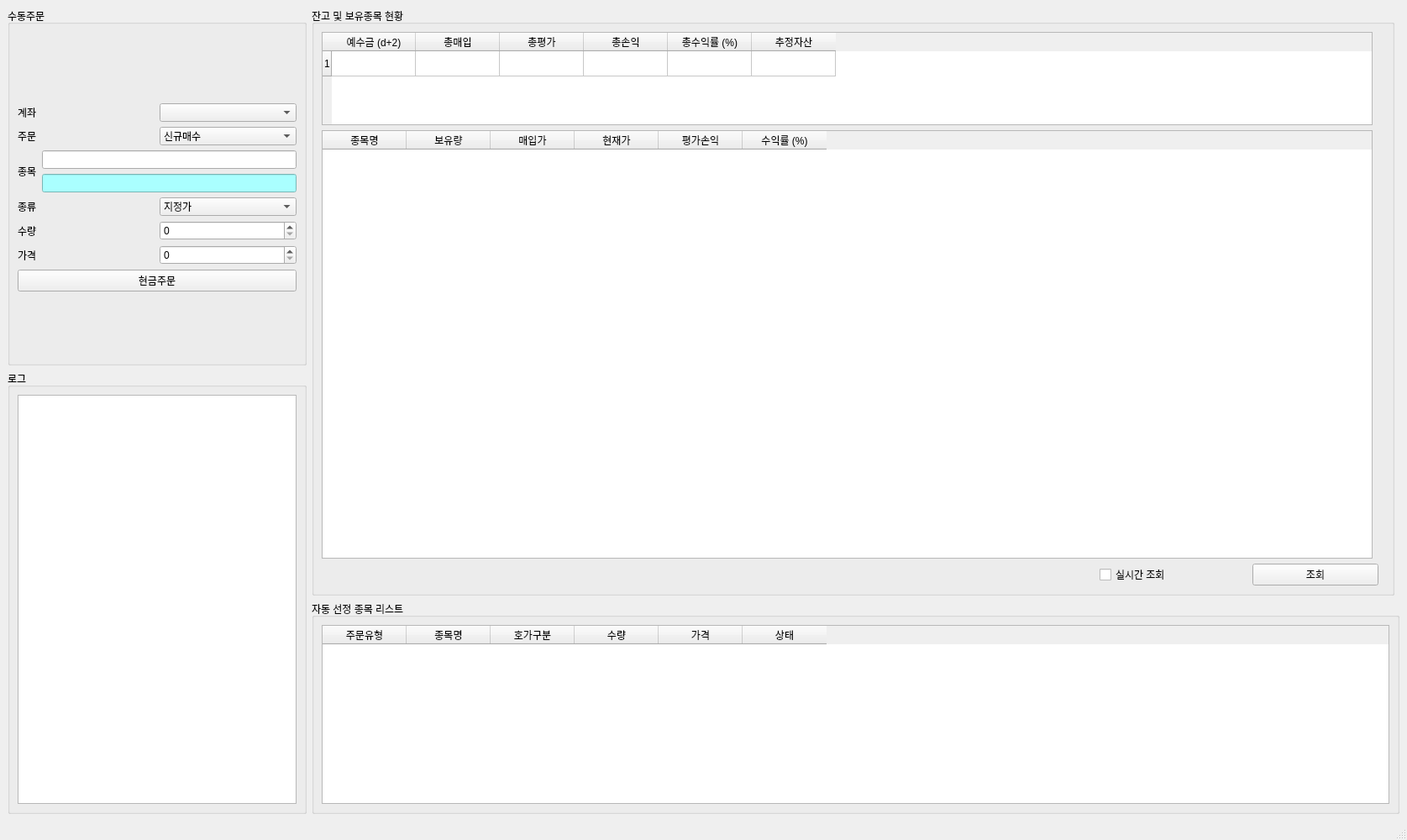
<?xml version="1.0" encoding="UTF-8"?>
<ui version="4.0">
 <class>MainWindow</class>
 <widget class="QMainWindow" name="MainWindow">
  <property name="geometry">
   <rect>
    <x>0</x>
    <y>0</y>
    <width>1675</width>
    <height>1000</height>
   </rect>
  </property>
  <property name="windowTitle">
   <string>PyTrader v0.4</string>
  </property>
  <property name="windowIcon">
   <iconset>
    <normaloff>pytrader.png</normaloff>pytrader.png</iconset>
  </property>
  <widget class="QWidget" name="centralwidget">
   <layout class="QHBoxLayout" name="horizontalLayout_10">
    <item>
     <layout class="QHBoxLayout" name="horizontalLayout_9">
      <item>
       <layout class="QVBoxLayout" name="verticalLayout_7">
        <item>
         <widget class="QGroupBox" name="groupBox">
          <property name="minimumSize">
           <size>
            <width>356</width>
            <height>426</height>
           </size>
          </property>
          <property name="maximumSize">
           <size>
            <width>356</width>
            <height>426</height>
           </size>
          </property>
          <property name="title">
           <string>수동주문</string>
          </property>
          <layout class="QVBoxLayout" name="verticalLayout_4" stretch="0">
           <property name="topMargin">
            <number>18</number>
           </property>
           <item>
            <layout class="QVBoxLayout" name="verticalLayout_2">
             <item>
              <layout class="QHBoxLayout" name="horizontalLayout">
               <item>
                <widget class="QLabel" name="label">
                 <property name="text">
                  <string>계좌</string>
                 </property>
                 <property name="buddy">
                  <cstring>accountComboBox</cstring>
                 </property>
                </widget>
               </item>
               <item>
                <widget class="QComboBox" name="accountComboBox"/>
               </item>
              </layout>
             </item>
             <item>
              <layout class="QHBoxLayout" name="horizontalLayout_2">
               <item>
                <widget class="QLabel" name="label_2">
                 <property name="text">
                  <string>주문</string>
                 </property>
                 <property name="buddy">
                  <cstring>orderTypeComboBox</cstring>
                 </property>
                </widget>
               </item>
               <item>
                <widget class="QComboBox" name="orderTypeComboBox">
                 <item>
                  <property name="text">
                   <string>신규매수</string>
                  </property>
                 </item>
                 <item>
                  <property name="text">
                   <string>신규매도</string>
                  </property>
                 </item>
                 <item>
                  <property name="text">
                   <string>매수취소</string>
                  </property>
                 </item>
                 <item>
                  <property name="text">
                   <string>매도취소</string>
                  </property>
                 </item>
                </widget>
               </item>
              </layout>
             </item>
             <item>
              <layout class="QHBoxLayout" name="horizontalLayout_6">
               <item>
                <widget class="QLabel" name="label_3">
                 <property name="text">
                  <string>종목</string>
                 </property>
                 <property name="buddy">
                  <cstring>codeLineEdit</cstring>
                 </property>
                </widget>
               </item>
               <item>
                <layout class="QVBoxLayout" name="verticalLayout">
                 <item>
                  <widget class="QLineEdit" name="codeLineEdit"/>
                 </item>
                 <item>
                  <widget class="QLineEdit" name="codeNameLineEdit">
                   <property name="styleSheet">
                    <string notr="true">background-color: rgb(170, 255, 255)</string>
                   </property>
                  </widget>
                 </item>
                </layout>
               </item>
              </layout>
             </item>
             <item>
              <layout class="QHBoxLayout" name="horizontalLayout_3">
               <item>
                <widget class="QLabel" name="label_4">
                 <property name="text">
                  <string>종류</string>
                 </property>
                 <property name="buddy">
                  <cstring>hogaTypeComboBox</cstring>
                 </property>
                </widget>
               </item>
               <item>
                <widget class="QComboBox" name="hogaTypeComboBox">
                 <item>
                  <property name="text">
                   <string>지정가</string>
                  </property>
                 </item>
                 <item>
                  <property name="text">
                   <string>시장가</string>
                  </property>
                 </item>
                </widget>
               </item>
              </layout>
             </item>
             <item>
              <layout class="QHBoxLayout" name="horizontalLayout_4">
               <item>
                <widget class="QLabel" name="label_5">
                 <property name="text">
                  <string>수량</string>
                 </property>
                 <property name="buddy">
                  <cstring>qtySpinBox</cstring>
                 </property>
                </widget>
               </item>
               <item>
                <widget class="QSpinBox" name="qtySpinBox">
                 <property name="maximum">
                  <number>1000000</number>
                 </property>
                </widget>
               </item>
              </layout>
             </item>
             <item>
              <layout class="QHBoxLayout" name="horizontalLayout_5">
               <item>
                <widget class="QLabel" name="label_6">
                 <property name="text">
                  <string>가격</string>
                 </property>
                 <property name="buddy">
                  <cstring>priceSpinBox</cstring>
                 </property>
                </widget>
               </item>
               <item>
                <widget class="QSpinBox" name="priceSpinBox">
                 <property name="maximum">
                  <number>1000000</number>
                 </property>
                 <property name="singleStep">
                  <number>50</number>
                 </property>
                </widget>
               </item>
              </layout>
             </item>
             <item>
              <widget class="QPushButton" name="orderBtn">
               <property name="text">
                <string>현금주문</string>
               </property>
              </widget>
             </item>
            </layout>
           </item>
          </layout>
         </widget>
        </item>
        <item>
         <widget class="QGroupBox" name="groupBox_4">
          <property name="maximumSize">
           <size>
            <width>356</width>
            <height>16777215</height>
           </size>
          </property>
          <property name="title">
           <string>로그</string>
          </property>
          <layout class="QHBoxLayout" name="horizontalLayout_7">
           <item>
            <widget class="QTextEdit" name="logTextEdit"/>
           </item>
          </layout>
         </widget>
        </item>
       </layout>
      </item>
      <item>
       <layout class="QVBoxLayout" name="verticalLayout_6">
        <item>
         <widget class="QGroupBox" name="groupBox_2">
          <property name="minimumSize">
           <size>
            <width>1289</width>
            <height>700</height>
           </size>
          </property>
          <property name="maximumSize">
           <size>
            <width>1289</width>
            <height>876</height>
           </size>
          </property>
          <property name="title">
           <string>잔고 및 보유종목 현황</string>
          </property>
          <layout class="QVBoxLayout" name="verticalLayout_3">
           <item>
            <widget class="QTableWidget" name="accountEvaluationTable">
             <property name="minimumSize">
              <size>
               <width>1251</width>
               <height>111</height>
              </size>
             </property>
             <property name="maximumSize">
              <size>
               <width>1251</width>
               <height>111</height>
              </size>
             </property>
             <property name="rowCount">
              <number>1</number>
             </property>
             <row/>
             <column>
              <property name="text">
               <string>예수금 (d+2)</string>
              </property>
             </column>
             <column>
              <property name="text">
               <string>총매입</string>
              </property>
             </column>
             <column>
              <property name="text">
               <string>총평가</string>
              </property>
             </column>
             <column>
              <property name="text">
               <string>총손익</string>
              </property>
             </column>
             <column>
              <property name="text">
               <string>총수익률 (%)</string>
              </property>
             </column>
             <column>
              <property name="text">
               <string>추정자산</string>
              </property>
             </column>
            </widget>
           </item>
           <item>
            <widget class="QTableWidget" name="stocksTable">
             <property name="minimumSize">
              <size>
               <width>1251</width>
               <height>500</height>
              </size>
             </property>
             <property name="maximumSize">
              <size>
               <width>1251</width>
               <height>600</height>
              </size>
             </property>
             <column>
              <property name="text">
               <string>종목명</string>
              </property>
             </column>
             <column>
              <property name="text">
               <string>보유량</string>
              </property>
             </column>
             <column>
              <property name="text">
               <string>매입가</string>
              </property>
             </column>
             <column>
              <property name="text">
               <string>현재가</string>
              </property>
             </column>
             <column>
              <property name="text">
               <string>평가손익</string>
              </property>
             </column>
             <column>
              <property name="text">
               <string>수익률 (%)</string>
              </property>
             </column>
            </widget>
           </item>
           <item>
            <layout class="QHBoxLayout" name="horizontalLayout_8" stretch="0,0">
             <property name="leftMargin">
              <number>920</number>
             </property>
             <item>
              <widget class="QCheckBox" name="realtimeCheckBox">
               <property name="enabled">
                <bool>true</bool>
               </property>
               <property name="maximumSize">
                <size>
                 <width>170</width>
                 <height>28</height>
                </size>
               </property>
               <property name="text">
                <string>실시간 조회</string>
               </property>
              </widget>
             </item>
             <item>
              <widget class="QPushButton" name="inquiryBtn">
               <property name="maximumSize">
                <size>
                 <width>150</width>
                 <height>46</height>
                </size>
               </property>
               <property name="text">
                <string>조회</string>
               </property>
              </widget>
             </item>
            </layout>
           </item>
          </layout>
         </widget>
        </item>
        <item>
         <widget class="QGroupBox" name="groupBox_3">
          <property name="title">
           <string>자동 선정 종목 리스트</string>
          </property>
          <layout class="QVBoxLayout" name="verticalLayout_5">
           <item>
            <widget class="QTableWidget" name="automatedStocksTable">
             <column>
              <property name="text">
               <string>주문유형</string>
              </property>
             </column>
             <column>
              <property name="text">
               <string>종목명</string>
              </property>
             </column>
             <column>
              <property name="text">
               <string>호가구분</string>
              </property>
             </column>
             <column>
              <property name="text">
               <string>수량</string>
              </property>
             </column>
             <column>
              <property name="text">
               <string>가격</string>
              </property>
             </column>
             <column>
              <property name="text">
               <string>상태</string>
              </property>
             </column>
            </widget>
           </item>
          </layout>
         </widget>
        </item>
       </layout>
      </item>
     </layout>
    </item>
   </layout>
  </widget>
  <widget class="QMenuBar" name="menubar">
   <property name="geometry">
    <rect>
     <x>0</x>
     <y>0</y>
     <width>1675</width>
     <height>26</height>
    </rect>
   </property>
  </widget>
  <widget class="QStatusBar" name="statusbar"/>
 </widget>
 <tabstops>
  <tabstop>accountComboBox</tabstop>
  <tabstop>orderTypeComboBox</tabstop>
  <tabstop>codeLineEdit</tabstop>
  <tabstop>hogaTypeComboBox</tabstop>
  <tabstop>qtySpinBox</tabstop>
  <tabstop>priceSpinBox</tabstop>
  <tabstop>orderBtn</tabstop>
  <tabstop>codeNameLineEdit</tabstop>
 </tabstops>
 <resources/>
 <connections/>
</ui>
